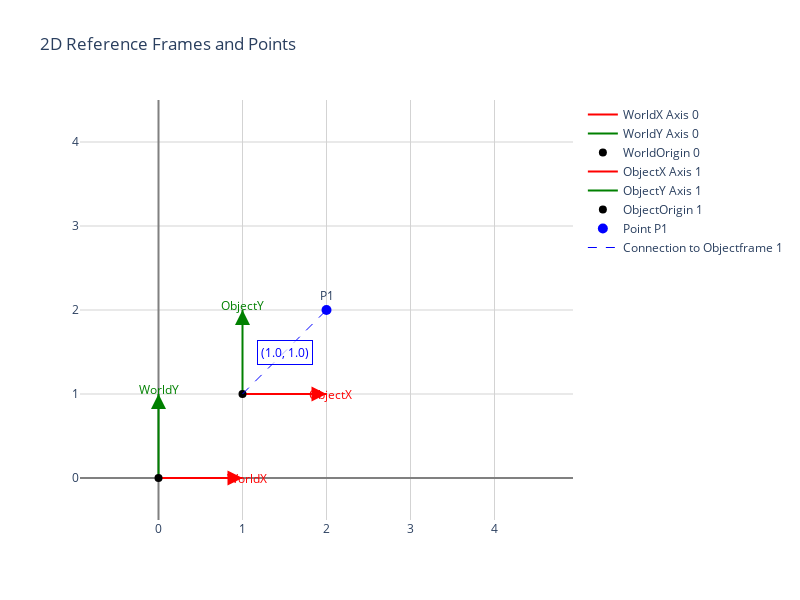

Notebook cell for this chart:
### Markdown cell above
## Méthode 2: Utilisation de `create_2d_visualization` pour plusieurs points

Cette méthode utilise la fonction `create_2d_visualization` pour créer une visualisation complète avec plusieurs points liés à différents frames.

### Code cell
# Définir les frames: [x, y, rotation_deg, name]
frames = [
    [0, 0, 0, "World"],      # Frame 0: Frame mondial
    [1, 1, 0, "Object"]  # Frame 2: Un objet avec rotation de -30°
]

# Définir les points: [x, y, label, color, frame_index]
points = [
    [2, 2, "P1", "blue", 1],    # Point lié au frame mondial
]

# Créer la visualisation
fig = create_2d_visualization(
    points=points,
    frames=frames,
    show_coords=True,
    width=800,
    height=600,
    range_x=[-0.5, 4.5],
    range_y=[-0.5, 4.5]
)

# Afficher la figure
fig.show()

### Figure 1 — Plotly figure (JSON) as saved in the notebook; plotly's stock layout.template omitted (floating-point values rounded to 4 significant figures)
{"data": [{"line": {"color": "red", "width": 2}, "mode": "lines", "name": "WorldX Axis 0", "type": "scatter", "x": [0, 1], "y": [0, 0]}, {"line": {"color": "green", "width": 2}, "mode": "lines", "name": "WorldY Axis 0", "type": "scatter", "x": [0, 0], "y": [0, 1]}, {"marker": {"color": "black", "size": 8, "symbol": "circle"}, "mode": "markers", "name": "WorldOrigin 0", "type": "scatter", "x": [0], "y": [0]}, {"line": {"color": "red", "width": 2}, "mode": "lines", "name": "ObjectX Axis 1", "type": "scatter", "x": [1, 2], "y": [1, 1]}, {"line": {"color": "green", "width": 2}, "mode": "lines", "name": "ObjectY Axis 1", "type": "scatter", "x": [1, 1], "y": [1, 2]}, {"marker": {"color": "black", "size": 8, "symbol": "circle"}, "mode": "markers", "name": "ObjectOrigin 1", "type": "scatter", "x": [1], "y": [1]}, {"marker": {"color": "blue", "size": 10}, "mode": "markers+text", "name": "Point P1", "text": ["P1"], "textposition": "top center", "type": "scatter", "x": [2], "y": [2]}, {"line": {"color": "blue", "dash": "dash", "width": 1}, "mode": "lines", "name": "Connection to Objectframe 1", "type": "scatter", "x": [1, 2], "y": [1, 2]}], "layout": {"annotations": [{"arrowcolor": "red", "arrowhead": 2, "arrowsize": 1.5, "arrowwidth": 2, "ax": 0.8, "axref": "x", "ay": 0, "ayref": "y", "showarrow": true, "x": 1, "xref": "x", "y": 0, "yref": "y"}, {"arrowcolor": "green", "arrowhead": 2, "arrowsize": 1.5, "arrowwidth": 2, "ax": 0, "axref": "x", "ay": 0.8, "ayref": "y", "showarrow": true, "x": 0, "xref": "x", "y": 1, "yref": "y"}, {"font": {"color": "red", "size": 12}, "showarrow": false, "text": "WorldX", "x": 1.05, "xref": "x", "y": 0, "yref": "y"}, {"font": {"color": "green", "size": 12}, "showarrow": false, "text": "WorldY", "x": 0, "xref": "x", "y": 1.05, "yref": "y"}, {"arrowcolor": "red", "arrowhead": 2, "arrowsize": 1.5, "arrowwidth": 2, "ax": 1.8, "axref": "x", "ay": 1, "ayref": "y", "showarrow": true, "x": 2, "xref": "x", "y": 1, "yref": "y"}, {"arrowcolor": "green", "arrowhead": 2, "arrowsize": 1.5, "arrowwidth": 2, "ax": 1, "axref": "x", "ay": 1.8, "ayref": "y", "showarrow": true, "x": 1, "xref": "x", "y": 2, "yref": "y"}, {"font": {"color": "red", "size": 12}, "showarrow": false, "text": "ObjectX", "x": 2.05, "xref": "x", "y": 1, "yref": "y"}, {"font": {"color": "green", "size": 12}, "showarrow": false, "text": "ObjectY", "x": 1, "xref": "x", "y": 2.05, "yref": "y"}, {"bgcolor": "rgba(255, 255, 255, 0.7)", "bordercolor": "blue", "borderpad": 3, "borderwidth": 1, "font": {"color": "blue", "size": 12}, "showarrow": false, "text": "(1.0, 1.0)", "x": 1.5, "y": 1.5}], "height": 600, "plot_bgcolor": "white", "title": {"text": "2D Reference Frames and Points"}, "width": 800, "xaxis": {"gridcolor": "lightgray", "gridwidth": 1, "range": [-0.5, 4.5], "showgrid": true, "title": {"text": ""}, "zeroline": true, "zerolinecolor": "gray", "zerolinewidth": 2}, "yaxis": {"gridcolor": "lightgray", "gridwidth": 1, "range": [-0.5, 4.5], "scaleanchor": "x", "scaleratio": 1, "showgrid": true, "title": {"text": ""}, "zeroline": true, "zerolinecolor": "gray", "zerolinewidth": 2}}}
